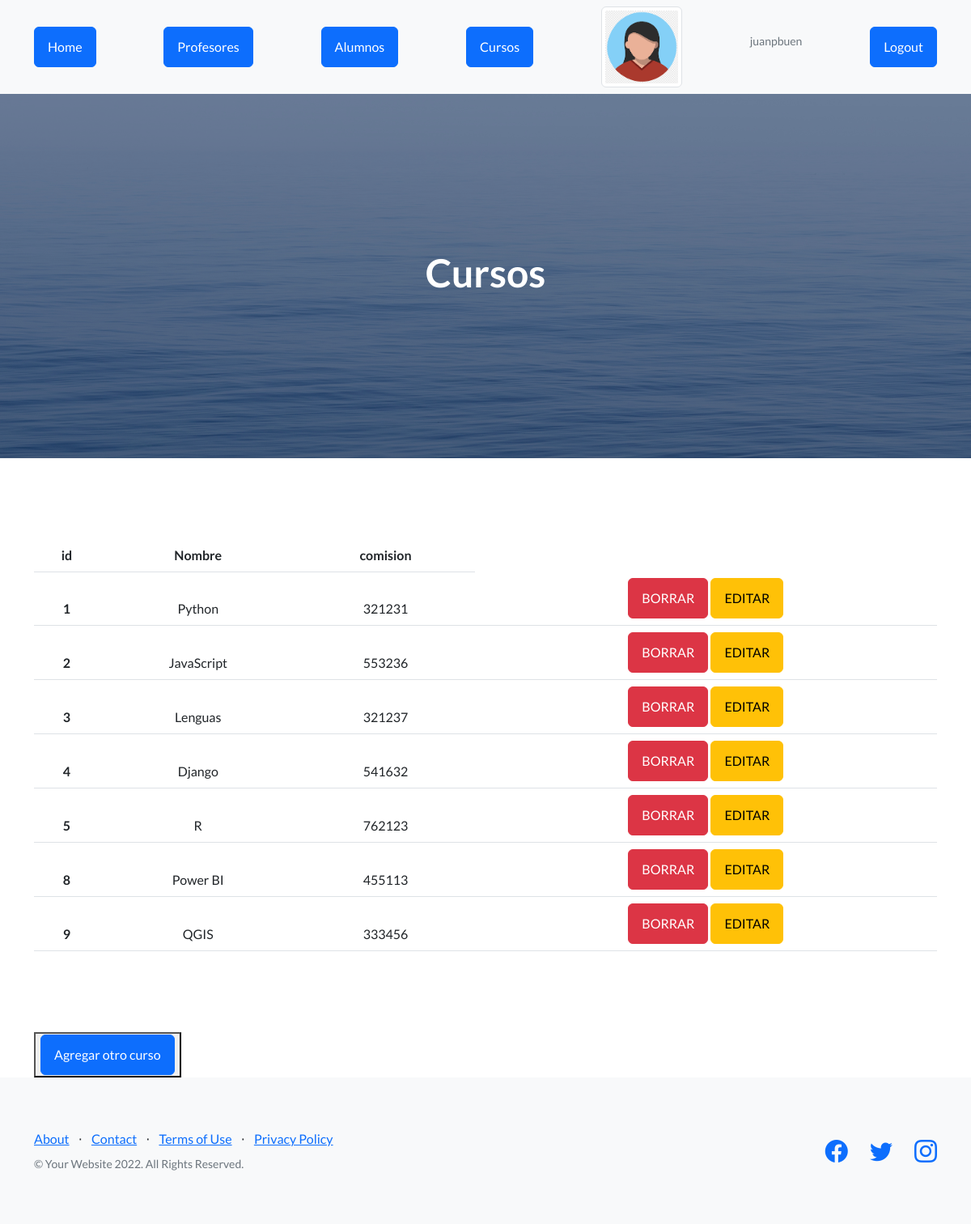
The app's page /appCoder/cursos (signed in) with its own data.
### AppCoder/models.py (models this page shows, shortened)
class Curso(models.Model):
    nombre = models.CharField(max_length=40)
    comision = models.IntegerField()

### AppCoder/views.py (the view)
# urls.py: path("cursos" , views.cursos , name="cursos"),
def cursos(request):
    print(request.user.id)
    if request.user.id != None:
        avatares = Avatar.objects.filter(user=request.user.id)
        cursos = Curso.objects.all()
        return render(request, "cursos.html", {"cursos":cursos,"url":avatares[0].imagen.url})
    else:
        return render(request, "cursos.html")

### AppCoder/template/cursos.html
{% extends "padre.html" %}
{%  load static %}
{% block seccion %}
    <h1>Cursos</h1>
{% endblock %}
{% block contenido %}
    <div class="container">
        <table class="table table-hover" style="text-align: center; margin-top: 100px;margin-bottom: 100px;">
            <thead>
            <tr>
                <th>id</th>
                <th>Nombre</th>
                <th>comision</th>
            </tr>
            {% for n in cursos %}
            <tr>
                <th>{{n.id}}</th>
                <td>{{n.nombre}}</td>
                <td>{{n.comision}}</td>
                <td>
                    {% if request.user.is_authenticated %}
                    <a href="{% url 'eliminar_curso'  n.id %}" class="btn btn-danger">BORRAR</a>
                    <a href="{% url 'editar_curso'  n.id %}" class="btn btn-warning">EDITAR</a>
                    {% endif %}
                </td>
            {% endfor %}
            </tr>
        </table>
        <button>
            <a href="alta_curso" class="btn btn-primary">Agregar otro curso</a>
        </button>
    </div>
{% endblock %}

### AppCoder/template/padre.html (shortened to what this page needs)
<!DOCTYPE html>
<html lang="en">
    <head>
        {% load static %}
        <link href="https://cdn.jsdelivr.net/npm/bootstrap-icons@1.5.0/font/bootstrap-icons.css" rel="stylesheet" type="text/css" />
        <link href="{% static 'app_coder/css/styles.css' %}" rel="stylesheet" />
    </head>
    <body>
        <nav class="navbar navbar-light bg-light static-top">
            <div class="container">
                <a href="{% url 'home' %}" class="btn btn-primary">Home</a>
                {% if request.user.is_authenticated %}
                    <a href="{% url 'profesores' %}" class="btn btn-primary">Profesores</a>
                {% endif %}
                <a href="{% url 'alumnos' %}" class="btn btn-primary">Alumnos</a>
                <a href="{% url 'cursos' %}" class="btn btn-primary">Cursos</a>
                {% if request.user.is_authenticated %}
                    <img src="{{ url }}" class="img-thumbnail" alt="..." width="100px" height="100px">
                    <p class="text-muted small">{{user.username}}</p>
                    <a href="{% url 'Logout' %}" class="btn btn-primary">Logout</a>
                {% endif %}
            </div>
        </nav>
        <header class="masthead">
            <div class="container position-relative">
                <div class="row justify-content-center">
                    <div class="col-xl-6">
                        <div class="text-center text-white">
                            {% block seccion %}
                            {% endblock %}
                        </div>
                    </div>
                </div>
            </div>
        </header>
        {% block contenido %}
        {% endblock %}
        <footer class="footer bg-light">
            <div class="container">
                <div class="row">
                    <div class="col-lg-6 h-100 text-center text-lg-start my-auto">
                        <ul class="list-inline mb-2">
                            <li class="list-inline-item"><a href="#!">About</a></li>
                            <li class="list-inline-item">⋅</li>
                            <li class="list-inline-item"><a href="#!">Contact</a></li>
                            <li class="list-inline-item">⋅</li>
                            <li class="list-inline-item"><a href="#!">Terms of Use</a></li>
                            <li class="list-inline-item">⋅</li>
                            <li class="list-inline-item"><a href="#!">Privacy Policy</a></li>
                        </ul>
                        <p class="text-muted small mb-4 mb-lg-0">&copy; Your Website 2022. All Rights Reserved.</p>
                    </div>
                    <div class="col-lg-6 h-100 text-center text-lg-end my-auto">
                        <ul class="list-inline mb-0">
                            <li class="list-inline-item me-4">
                                <a href="#!"><i class="bi-facebook fs-3"></i></a>
                            </li>
                            <li class="list-inline-item me-4">
                                <a href="#!"><i class="bi-twitter fs-3"></i></a>
                            </li>
                            <li class="list-inline-item">
                                <a href="#!"><i class="bi-instagram fs-3"></i></a>
                            </li>
                        </ul>
                    </div>
                </div>
            </div>
        </footer>
    </body>
</html>

### records on screen
Curso: id "1", nombre "Python", comision "321231"
Curso: id "2", nombre "JavaScript", comision "553236"
Curso: id "3", nombre "Lenguas", comision "321237"
Curso: id "4", nombre "Django", comision "541632"
Curso: id "5", nombre "R", comision "762123"
Curso: id "8", nombre "Power BI", comision "455113"
Curso: id "9", nombre "QGIS", comision "333456"

### other values on screen
{{ user.username }} "juanpbuen"
